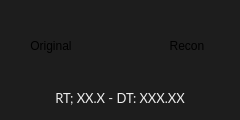
<?xml version="1.0" encoding="UTF-8"?>
<ui version="4.0">
 <class>ModelReconTile</class>
 <widget class="QWidget" name="ModelReconTile">
  <property name="geometry">
   <rect>
    <x>0</x>
    <y>0</y>
    <width>240</width>
    <height>120</height>
   </rect>
  </property>
  <property name="minimumSize">
   <size>
    <width>240</width>
    <height>120</height>
   </size>
  </property>
  <property name="maximumSize">
   <size>
    <width>448</width>
    <height>120</height>
   </size>
  </property>
  <property name="cursor">
   <cursorShape>PointingHandCursor</cursorShape>
  </property>
  <property name="windowTitle">
   <string>Form</string>
  </property>
  <property name="styleSheet">
   <string notr="true">#ModelReconTile  {
	background-color: #1d1d1d;
	border: 1px solid #1d1d1d;
	border-radius: 5px;
}

#ModelReconTile:hover {
	background-color: #555555;
	border: 1px solid #323232;
	border-radius: 5px;
}
</string>
  </property>
  <layout class="QVBoxLayout" name="verticalLayout">
   <item>
    <widget class="QWidget" name="peak_window_container" native="true">
     <layout class="QHBoxLayout" name="horizontalLayout">
      <property name="spacing">
       <number>3</number>
      </property>
      <property name="leftMargin">
       <number>0</number>
      </property>
      <property name="topMargin">
       <number>0</number>
      </property>
      <property name="rightMargin">
       <number>0</number>
      </property>
      <property name="bottomMargin">
       <number>0</number>
      </property>
      <item>
       <widget class="QLabel" name="peak_window_original">
        <property name="minimumSize">
         <size>
          <width>70</width>
          <height>70</height>
         </size>
        </property>
        <property name="maximumSize">
         <size>
          <width>70</width>
          <height>70</height>
         </size>
        </property>
        <property name="text">
         <string>Original</string>
        </property>
        <property name="alignment">
         <set>Qt::AlignmentFlag::AlignCenter</set>
        </property>
       </widget>
      </item>
      <item alignment="Qt::AlignmentFlag::AlignVCenter">
       <widget class="QLabel" name="arrow_left">
        <property name="minimumSize">
         <size>
          <width>50</width>
          <height>60</height>
         </size>
        </property>
        <property name="maximumSize">
         <size>
          <width>50</width>
          <height>50</height>
         </size>
        </property>
        <property name="text">
         <string/>
        </property>
        <property name="pixmap">
         <pixmap resource="../../resources.qrc">:/ui/_pics/icons/arrow_right.png</pixmap>
        </property>
        <property name="scaledContents">
         <bool>true</bool>
        </property>
       </widget>
      </item>
      <item>
       <widget class="QLabel" name="peak_window_recon">
        <property name="minimumSize">
         <size>
          <width>70</width>
          <height>70</height>
         </size>
        </property>
        <property name="maximumSize">
         <size>
          <width>70</width>
          <height>70</height>
         </size>
        </property>
        <property name="text">
         <string>Recon</string>
        </property>
        <property name="alignment">
         <set>Qt::AlignmentFlag::AlignCenter</set>
        </property>
       </widget>
      </item>
     </layout>
    </widget>
   </item>
   <item>
    <widget class="QLabel" name="position_label">
     <property name="font">
      <font>
       <family>Lato</family>
       <pointsize>10</pointsize>
       <fontweight>Light</fontweight>
      </font>
     </property>
     <property name="cursor">
      <cursorShape>PointingHandCursor</cursorShape>
     </property>
     <property name="styleSheet">
      <string notr="true">border: None;
color: #ebebeb;
background-color: transparent;</string>
     </property>
     <property name="text">
      <string>RT; XX.X - DT: XXX.XX</string>
     </property>
     <property name="alignment">
      <set>Qt::AlignmentFlag::AlignCenter</set>
     </property>
    </widget>
   </item>
  </layout>
 </widget>
 <resources>
  <include location="../../resources.qrc"/>
 </resources>
 <connections/>
</ui>
